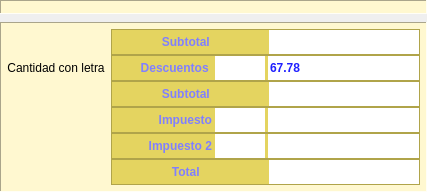
       <widget class="QFrame" name="captureLYFR">
        <property name="frameShape">
         <enum>QFrame::NoFrame</enum>
        </property>
        <layout class="QVBoxLayout" name="layout">
         <property name="spacing">
          <number>8</number>
         </property>
         <property name="margin">
          <number>0</number>
         </property>
         <item>
          <widget class="QFrame" name="captureFR">
           <property name="sizePolicy">
            <sizepolicy hsizetype="Preferred" vsizetype="Preferred">
             <horstretch>0</horstretch>
             <verstretch>1</verstretch>
            </sizepolicy>
           </property>
           <property name="styleSheet">
            <string notr="true">background-color:#FFF8D0;</string>
           </property>
           <property name="frameShape">
            <enum>QFrame::Panel</enum>
           </property>
           <property name="frameShadow">
            <enum>QFrame::Sunken</enum>
           </property>
           <layout class="QVBoxLayout" name="captureLY">
            <property name="spacing">
             <number>6</number>
            </property>
            <property name="margin">
             <number>6</number>
            </property>
           </layout>
          </widget>
         </item>
         <item>
          <widget class="QFrame" name="footerFR">
           <property name="styleSheet">
            <string notr="true">background-color:#FFF8D0;</string>
           </property>
           <property name="frameShape">
            <enum>QFrame::Panel</enum>
           </property>
           <property name="frameShadow">
            <enum>QFrame::Sunken</enum>
           </property>
           <layout class="QHBoxLayout" name="horizontalLayout_5">
            <property name="margin">
             <number>6</number>
            </property>
            <item>
             <widget class="QFrame" name="frame_9">
              <property name="sizePolicy">
               <sizepolicy hsizetype="Preferred" vsizetype="Preferred">
                <horstretch>1</horstretch>
                <verstretch>0</verstretch>
               </sizepolicy>
              </property>
              <layout class="QVBoxLayout" name="verticalLayout_19">
               <property name="spacing">
                <number>0</number>
               </property>
               <property name="margin">
                <number>0</number>
               </property>
               <item>
                <widget class="QLabel" name="textTotalLA">
                 <property name="sizePolicy">
                  <sizepolicy hsizetype="Preferred" vsizetype="Preferred">
                   <horstretch>1</horstretch>
                   <verstretch>0</verstretch>
                  </sizepolicy>
                 </property>
                 <property name="text">
                  <string>Cantidad con letra</string>
                 </property>
                 <property name="alignment">
                  <set>Qt::AlignCenter</set>
                 </property>
                </widget>
               </item>
               <item>
                <layout class="QHBoxLayout" name="horizontalLayout_10">
                 <item>
                  <widget class="QLabel" name="laStatus">
                   <property name="text">
                    <string/>
                   </property>
                  </widget>
                 </item>
                 <item>
                  <spacer name="horizontalSpacer_9">
                   <property name="orientation">
                    <enum>Qt::Horizontal</enum>
                   </property>
                   <property name="sizeHint" stdset="0">
                    <size>
                     <width>40</width>
                     <height>20</height>
                    </size>
                   </property>
                  </spacer>
                 </item>
                </layout>
               </item>
              </layout>
             </widget>
            </item>
            <item>
             <widget class="QFrame" name="totalsFR">
              <layout class="QVBoxLayout" name="verticalLayout_8">
               <property name="spacing">
                <number>0</number>
               </property>
               <property name="margin">
                <number>0</number>
               </property>
               <item>
                <widget class="QFrame" name="subtotalFR">
                 <property name="font">
                  <font>
                   <pointsize>9</pointsize>
                   <weight>75</weight>
                   <bold>true</bold>
                  </font>
                 </property>
                 <property name="styleSheet">
                  <string notr="true">background-color:#E4D460;</string>
                 </property>
                 <property name="frameShape">
                  <enum>QFrame::StyledPanel</enum>
                 </property>
                 <property name="frameShadow">
                  <enum>QFrame::Raised</enum>
                 </property>
                 <layout class="QHBoxLayout" name="horizontalLayout_3">
                  <property name="margin">
                   <number>0</number>
                  </property>
                  <item>
                   <widget class="QLabel" name="subtotalLA">
                    <property name="sizePolicy">
                     <sizepolicy hsizetype="Preferred" vsizetype="Preferred">
                      <horstretch>3</horstretch>
                      <verstretch>0</verstretch>
                     </sizepolicy>
                    </property>
                    <property name="font">
                     <font>
                      <pointsize>9</pointsize>
                      <weight>75</weight>
                      <bold>true</bold>
                     </font>
                    </property>
                    <property name="styleSheet">
                     <string notr="true">color:#8080FF;</string>
                    </property>
                    <property name="text">
                     <string>Subtotal </string>
                    </property>
                    <property name="alignment">
                     <set>Qt::AlignCenter</set>
                    </property>
                    <property name="buddy">
                     <cstring>subtotalED</cstring>
                    </property>
                   </widget>
                  </item>
                  <item>
                   <widget class="CDNumberEdit" name="subtotalED">
                    <property name="sizePolicy">
                     <sizepolicy hsizetype="Preferred" vsizetype="Preferred">
                      <horstretch>3</horstretch>
                      <verstretch>0</verstretch>
                     </sizepolicy>
                    </property>
                    <property name="minimumSize">
                     <size>
                      <width>0</width>
                      <height>24</height>
                     </size>
                    </property>
                    <property name="font">
                     <font>
                      <weight>75</weight>
                      <bold>true</bold>
                     </font>
                    </property>
                    <property name="styleSheet">
                     <string notr="true">color:#2020FF; background-color:#FFFFFF;</string>
                    </property>
                    <property name="text">
                     <string/>
                    </property>
                    <property name="frame">
                     <bool>false</bool>
                    </property>
                   </widget>
                  </item>
                 </layout>
                </widget>
               </item>
               <item>
                <widget class="QFrame" name="discountFR">
                 <property name="styleSheet">
                  <string notr="true">background-color:#E4D460;</string>
                 </property>
                 <property name="frameShape">
                  <enum>QFrame::StyledPanel</enum>
                 </property>
                 <property name="frameShadow">
                  <enum>QFrame::Raised</enum>
                 </property>
                 <layout class="QHBoxLayout" name="horizontalLayout_4">
                  <property name="spacing">
                   <number>3</number>
                  </property>
                  <property name="margin">
                   <number>0</number>
                  </property>
                  <item>
                   <widget class="QLabel" name="discountLA">
                    <property name="sizePolicy">
                     <sizepolicy hsizetype="Preferred" vsizetype="Preferred">
                      <horstretch>2</horstretch>
                      <verstretch>0</verstretch>
                     </sizepolicy>
                    </property>
                    <property name="font">
                     <font>
                      <pointsize>9</pointsize>
                      <weight>75</weight>
                      <bold>true</bold>
                     </font>
                    </property>
                    <property name="styleSheet">
                     <string notr="true">color:#8080FF;</string>
                    </property>
                    <property name="text">
                     <string>Descuentos </string>
                    </property>
                    <property name="alignment">
                     <set>Qt::AlignRight|Qt::AlignTrailing|Qt::AlignVCenter</set>
                    </property>
                    <property name="buddy">
                     <cstring>discountFactorED</cstring>
                    </property>
                   </widget>
                  </item>
                  <item>
                   <widget class="CDNumberEdit" name="discountFactorED">
                    <property name="sizePolicy">
                     <sizepolicy hsizetype="Expanding" vsizetype="Fixed">
                      <horstretch>1</horstretch>
                      <verstretch>0</verstretch>
                     </sizepolicy>
                    </property>
                    <property name="minimumSize">
                     <size>
                      <width>0</width>
                      <height>24</height>
                     </size>
                    </property>
                    <property name="styleSheet">
                     <string notr="true">color:#2020FF; background-color:#FFFFFF;</string>
                    </property>
                    <property name="frame">
                     <bool>false</bool>
                    </property>
                   </widget>
                  </item>
                  <item>
                   <widget class="CDNumberEdit" name="discountED">
                    <property name="sizePolicy">
                     <sizepolicy hsizetype="Preferred" vsizetype="Fixed">
                      <horstretch>3</horstretch>
                      <verstretch>0</verstretch>
                     </sizepolicy>
                    </property>
                    <property name="minimumSize">
                     <size>
                      <width>0</width>
                      <height>24</height>
                     </size>
                    </property>
                    <property name="font">
                     <font>
                      <weight>75</weight>
                      <bold>true</bold>
                     </font>
                    </property>
                    <property name="styleSheet">
                     <string notr="true">color:#2020FF; background-color:#FFFFFF;</string>
                    </property>
                    <property name="text">
                     <string>67.78</string>
                    </property>
                    <property name="frame">
                     <bool>false</bool>
                    </property>
                   </widget>
                  </item>
                 </layout>
                </widget>
               </item>
               <item>
                <widget class="QFrame" name="subtotal2FR">
                 <property name="styleSheet">
                  <string notr="true">background-color:#E4D460;</string>
                 </property>
                 <property name="frameShape">
                  <enum>QFrame::StyledPanel</enum>
                 </property>
                 <property name="frameShadow">
                  <enum>QFrame::Raised</enum>
                 </property>
                 <layout class="QHBoxLayout" name="horizontalLayout_6">
                  <property name="margin">
                   <number>0</number>
                  </property>
                  <item>
                   <widget class="QLabel" name="subtotal2LA">
                    <property name="sizePolicy">
                     <sizepolicy hsizetype="Preferred" vsizetype="Preferred">
                      <horstretch>3</horstretch>
                      <verstretch>0</verstretch>
                     </sizepolicy>
                    </property>
                    <property name="font">
                     <font>
                      <pointsize>9</pointsize>
                      <weight>75</weight>
                      <bold>true</bold>
                     </font>
                    </property>
                    <property name="styleSheet">
                     <string notr="true">color:#8080FF;</string>
                    </property>
                    <property name="text">
                     <string>Subtotal </string>
                    </property>
                    <property name="alignment">
                     <set>Qt::AlignCenter</set>
                    </property>
                    <property name="buddy">
                     <cstring>subtotal2ED</cstring>
                    </property>
                   </widget>
                  </item>
                  <item>
                   <widget class="CDNumberEdit" name="subtotal2ED">
                    <property name="sizePolicy">
                     <sizepolicy hsizetype="Expanding" vsizetype="Fixed">
                      <horstretch>3</horstretch>
                      <verstretch>0</verstretch>
                     </sizepolicy>
                    </property>
                    <property name="minimumSize">
                     <size>
                      <width>0</width>
                      <height>24</height>
                     </size>
                    </property>
                    <property name="font">
                     <font>
                      <weight>75</weight>
                      <bold>true</bold>
                     </font>
                    </property>
                    <property name="styleSheet">
                     <string notr="true">color:#2020FF; background-color:#FFFFFF;</string>
                    </property>
                    <property name="text">
                     <string/>
                    </property>
                    <property name="frame">
                     <bool>false</bool>
                    </property>
                   </widget>
                  </item>
                 </layout>
                </widget>
               </item>
               <item>
                <widget class="QFrame" name="taxFR">
                 <property name="styleSheet">
                  <string notr="true">background-color:#E4D460;</string>
                 </property>
                 <property name="frameShape">
                  <enum>QFrame::StyledPanel</enum>
                 </property>
                 <property name="frameShadow">
                  <enum>QFrame::Raised</enum>
                 </property>
                 <layout class="QHBoxLayout" name="horizontalLayout_7">
                  <property name="spacing">
                   <number>3</number>
                  </property>
                  <property name="margin">
                   <number>0</number>
                  </property>
                  <item>
                   <widget class="QLabel" name="taxLA">
                    <property name="sizePolicy">
                     <sizepolicy hsizetype="Preferred" vsizetype="Preferred">
                      <horstretch>2</horstretch>
                      <verstretch>0</verstretch>
                     </sizepolicy>
                    </property>
                    <property name="font">
                     <font>
                      <pointsize>9</pointsize>
                      <weight>75</weight>
                      <bold>true</bold>
                     </font>
                    </property>
                    <property name="styleSheet">
                     <string notr="true">color:#8080FF;</string>
                    </property>
                    <property name="text">
                     <string>Impuesto</string>
                    </property>
                    <property name="alignment">
                     <set>Qt::AlignRight|Qt::AlignTrailing|Qt::AlignVCenter</set>
                    </property>
                   </widget>
                  </item>
                  <item>
                   <widget class="CDNumberEdit" name="taxFactorED">
                    <property name="sizePolicy">
                     <sizepolicy hsizetype="Expanding" vsizetype="Fixed">
                      <horstretch>1</horstretch>
                      <verstretch>0</verstretch>
                     </sizepolicy>
                    </property>
                    <property name="minimumSize">
                     <size>
                      <width>0</width>
                      <height>24</height>
                     </size>
                    </property>
                    <property name="styleSheet">
                     <string notr="true">color:#2020FF; background-color:#FFFFFF;</string>
                    </property>
                    <property name="frame">
                     <bool>false</bool>
                    </property>
                   </widget>
                  </item>
                  <item>
                   <widget class="CDNumberEdit" name="taxED">
                    <property name="sizePolicy">
                     <sizepolicy hsizetype="Preferred" vsizetype="Fixed">
                      <horstretch>3</horstretch>
                      <verstretch>0</verstretch>
                     </sizepolicy>
                    </property>
                    <property name="minimumSize">
                     <size>
                      <width>0</width>
                      <height>24</height>
                     </size>
                    </property>
                    <property name="font">
                     <font>
                      <weight>75</weight>
                      <bold>true</bold>
                     </font>
                    </property>
                    <property name="styleSheet">
                     <string notr="true">color:#2020FF; background-color:#FFFFFF;</string>
                    </property>
                    <property name="text">
                     <string/>
                    </property>
                    <property name="frame">
                     <bool>false</bool>
                    </property>
                   </widget>
                  </item>
                 </layout>
                </widget>
               </item>
               <item>
                <widget class="QFrame" name="tax2FR">
                 <property name="styleSheet">
                  <string notr="true">background-color:#E4D460;</string>
                 </property>
                 <property name="frameShape">
                  <enum>QFrame::StyledPanel</enum>
                 </property>
                 <property name="frameShadow">
                  <enum>QFrame::Raised</enum>
                 </property>
                 <layout class="QHBoxLayout" name="horizontalLayout_8">
                  <property name="spacing">
                   <number>3</number>
                  </property>
                  <property name="margin">
                   <number>0</number>
                  </property>
                  <item>
                   <widget class="QLabel" name="tax2LA">
                    <property name="sizePolicy">
                     <sizepolicy hsizetype="Preferred" vsizetype="Preferred">
                      <horstretch>2</horstretch>
                      <verstretch>0</verstretch>
                     </sizepolicy>
                    </property>
                    <property name="font">
                     <font>
                      <pointsize>9</pointsize>
                      <weight>75</weight>
                      <bold>true</bold>
                     </font>
                    </property>
                    <property name="styleSheet">
                     <string notr="true">color:#8080FF;</string>
                    </property>
                    <property name="text">
                     <string>Impuesto 2</string>
                    </property>
                    <property name="alignment">
                     <set>Qt::AlignRight|Qt::AlignTrailing|Qt::AlignVCenter</set>
                    </property>
                   </widget>
                  </item>
                  <item>
                   <widget class="CDNumberEdit" name="tax2FactorED">
                    <property name="sizePolicy">
                     <sizepolicy hsizetype="Expanding" vsizetype="Fixed">
                      <horstretch>1</horstretch>
                      <verstretch>0</verstretch>
                     </sizepolicy>
                    </property>
                    <property name="minimumSize">
                     <size>
                      <width>0</width>
                      <height>24</height>
                     </size>
                    </property>
                    <property name="styleSheet">
                     <string notr="true">color:#2020FF; background-color:#FFFFFF;</string>
                    </property>
                    <property name="frame">
                     <bool>false</bool>
                    </property>
                   </widget>
                  </item>
                  <item>
                   <widget class="CDNumberEdit" name="tax2ED">
                    <property name="sizePolicy">
                     <sizepolicy hsizetype="Expanding" vsizetype="Fixed">
                      <horstretch>3</horstretch>
                      <verstretch>0</verstretch>
                     </sizepolicy>
                    </property>
                    <property name="minimumSize">
                     <size>
                      <width>0</width>
                      <height>24</height>
                     </size>
                    </property>
                    <property name="styleSheet">
                     <string notr="true">color:#2020FF; background-color:#FFFFFF;</string>
                    </property>
                    <property name="frame">
                     <bool>false</bool>
                    </property>
                   </widget>
                  </item>
                 </layout>
                </widget>
               </item>
               <item>
                <widget class="QFrame" name="totalFR">
                 <property name="styleSheet">
                  <string notr="true">background-color:#E4D460;</string>
                 </property>
                 <property name="frameShape">
                  <enum>QFrame::StyledPanel</enum>
                 </property>
                 <property name="frameShadow">
                  <enum>QFrame::Raised</enum>
                 </property>
                 <layout class="QHBoxLayout" name="horizontalLayout_9">
                  <property name="margin">
                   <number>0</number>
                  </property>
                  <item>
                   <widget class="QLabel" name="totalLA">
                    <property name="sizePolicy">
                     <sizepolicy hsizetype="Preferred" vsizetype="Preferred">
                      <horstretch>3</horstretch>
                      <verstretch>0</verstretch>
                     </sizepolicy>
                    </property>
                    <property name="font">
                     <font>
                      <pointsize>9</pointsize>
                      <weight>75</weight>
                      <bold>true</bold>
                     </font>
                    </property>
                    <property name="styleSheet">
                     <string notr="true">color:#8080FF;</string>
                    </property>
                    <property name="text">
                     <string>Total </string>
                    </property>
                    <property name="alignment">
                     <set>Qt::AlignCenter</set>
                    </property>
                    <property name="buddy">
                     <cstring>totalED</cstring>
                    </property>
                   </widget>
                  </item>
                  <item>
                   <widget class="CDNumberEdit" name="totalED">
                    <property name="sizePolicy">
                     <sizepolicy hsizetype="Preferred" vsizetype="Fixed">
                      <horstretch>3</horstretch>
                      <verstretch>0</verstretch>
                     </sizepolicy>
                    </property>
                    <property name="minimumSize">
                     <size>
                      <width>0</width>
                      <height>24</height>
                     </size>
                    </property>
                    <property name="font">
                     <font>
                      <pointsize>9</pointsize>
                      <weight>75</weight>
                      <bold>true</bold>
                     </font>
                    </property>
                    <property name="styleSheet">
                     <string notr="true">color:#2020FF; background-color:#FFFFFF;</string>
                    </property>
                    <property name="text">
                     <string/>
                    </property>
                    <property name="frame">
                     <bool>false</bool>
                    </property>
                   </widget>
                  </item>
                 </layout>
                </widget>
               </item>
              </layout>
             </widget>
            </item>
           </layout>
          </widget>
         </item>
        </layout>
       </widget>
